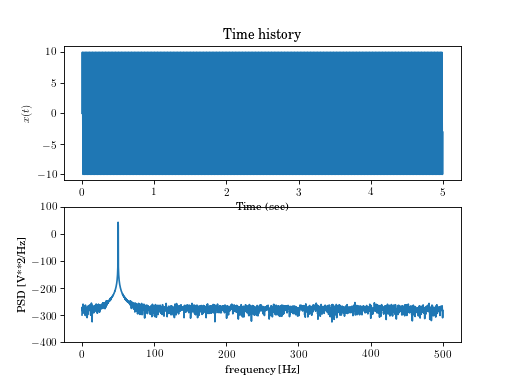

Generate this figure with Python:
from scipy import signal
import numpy as np
import matplotlib.pyplot as plt
import vibrationtesting as vt
from numpy import linalg

# Generate a 5 second test signal, a 10 V sine wave at 50 Hz, corrupted by
# 0.001 V**2/Hz of white noise sampled at 1 kHz.

sample_freq = 1e3
tfinal = 5
sig_freq=50
A=10
noise_power = 0.0001 * sample_freq / 2
noise_power = A/1e12
time = np.arange(0,tfinal,1/sample_freq)
time = np.reshape(time, (1, -1))
x = A*np.sin(2*np.pi*sig_freq*time)
x = x + np.random.normal(scale=np.sqrt(noise_power), size=(1, time.shape[1]))
fig, (ax1, ax2) = plt.subplots(2,1)
ax1.plot(time[0,:],x[0,:])
# [<matplotlib.lines.Line2D object at ...>]
ax1.set_title('Time history')
# Text(0.5,1,'Time history')
ax1.set_xlabel('Time (sec)')
# Text(0.5,0,'Time (sec)')
ax1.set_ylabel('$x(t)$')
# Text(0,0.5,'$x(t)$')

# Compute and plot the autospectrum density.

freq_vec, Pxx = vt.asd(x, time, windowname="hanning", ave=bool(False))
ax2.plot(freq_vec, 20*np.log10(Pxx[0,:]))
# [<matplotlib.lines.Line2D object at ...>]
ax2.set_ylim([-400, 100])
# (-400, 100)
ax2.set_xlabel('frequency [Hz]')
# Text(0.5,0,'frequency [Hz]')
ax2.set_ylabel('PSD [V**2/Hz]')
# Text(0,0.5,'PSD [V**2/Hz]')

# If we average the last half of the spectral density, to exclude the
# peak, we can recover the noise power on the signal.
